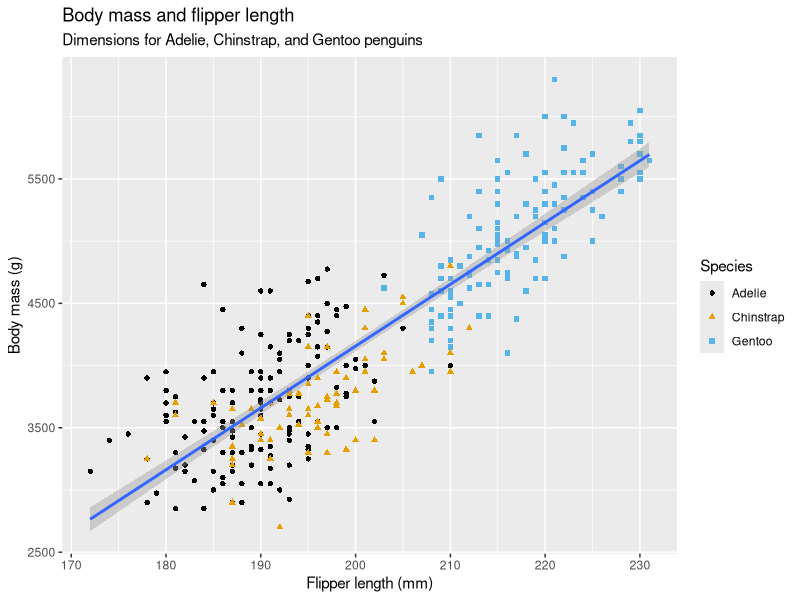

Source code (R):
## ---- chunk 1
library(palmerpenguins)
library(ggthemes)
library(tidyverse)
## ---- chunk 2
glimpse(penguins)
# summary(penguins)
## ---- chunk 3
#| warning: false
#| message: false
ggplot(
  data = penguins,
  mapping = aes(
    x = flipper_length_mm,
    y = body_mass_g
  )
) +
  # Streudiagramm
  geom_point(mapping = aes( 
    colour = species,
    shape = species
  )) +
  # Linie
  geom_smooth(method = "lm") +
  # Titeln
  labs(
    title = "Body mass and flipper length",
    subtitle = "Dimensions for Adelie, Chinstrap, and Gentoo penguins",
    x = "Flipper length (mm)",
    y = "Body mass (g)",
    colour = "Species",
    shape = "Species"
  ) +
  # farbenblindenfreundliche Farbgebung
  scale_colour_colorblind()
## ---- chunk 4

# ggplot(data = ___,
#        mapping = aes(
#          x = ___,
#          y = ___,
#          colour = ___
#        )) +
#   geom____() +
#   geom____(method = "lm") 
## ---- chunk 5
# ggplot(data = ___,
#        mapping = aes(
#          x = ___,
#          y = ___,
#          colour = ___
#        )) +
#   geom____() +
#   geom____(method = "lm") + 
#   ___(___) # ?labs
## ---- chunk 6
# ggplot(data = ___,
#        mapping = aes(
#          x = ___,
#          y = ___,
#          colour = ___
#        )) +
#   geom____() +
#   geom____(method = "lm") + 
#   ___(___) + # ?labs
#   ___ # colour-blind friendly colours
## ---- chunk 7
# ggsave(___)
